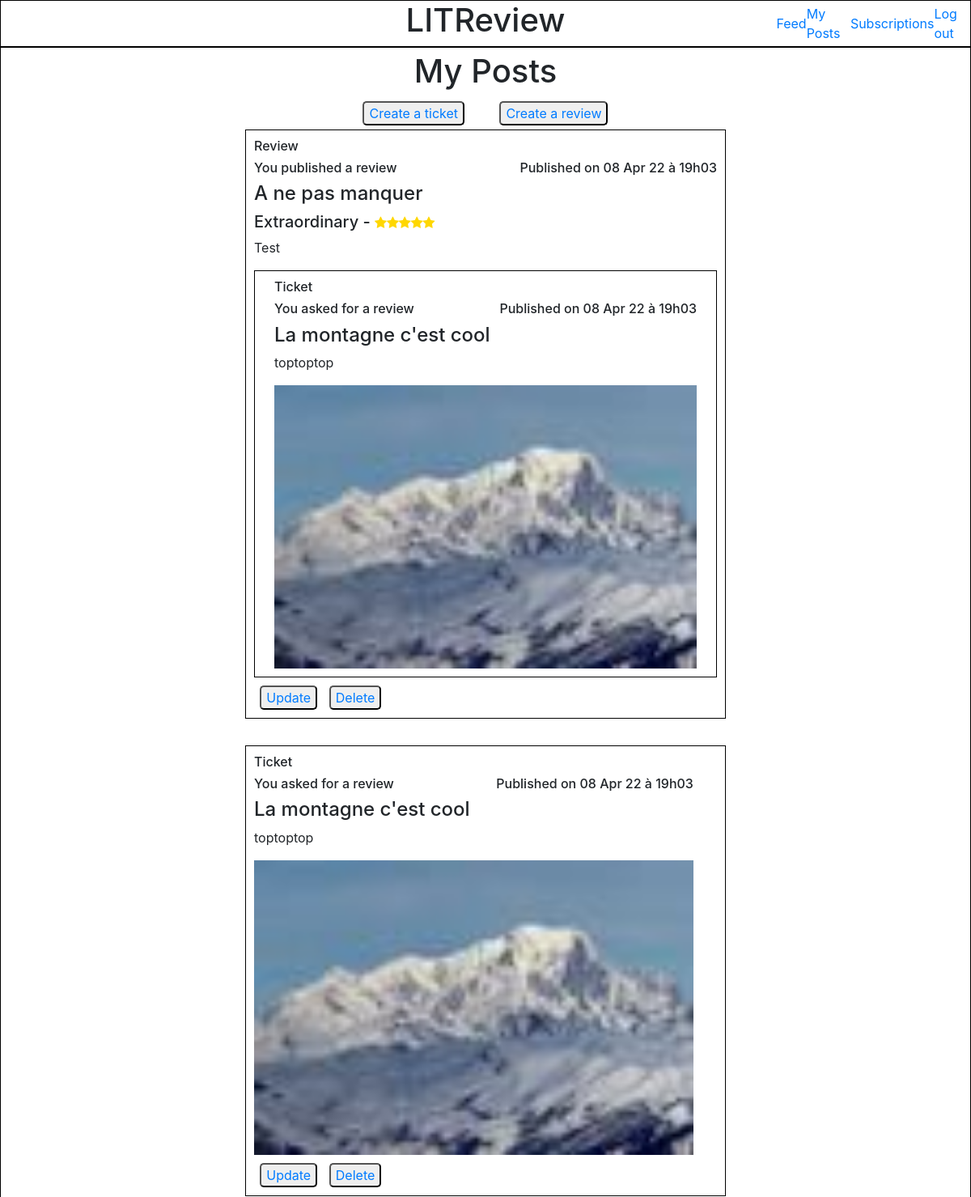
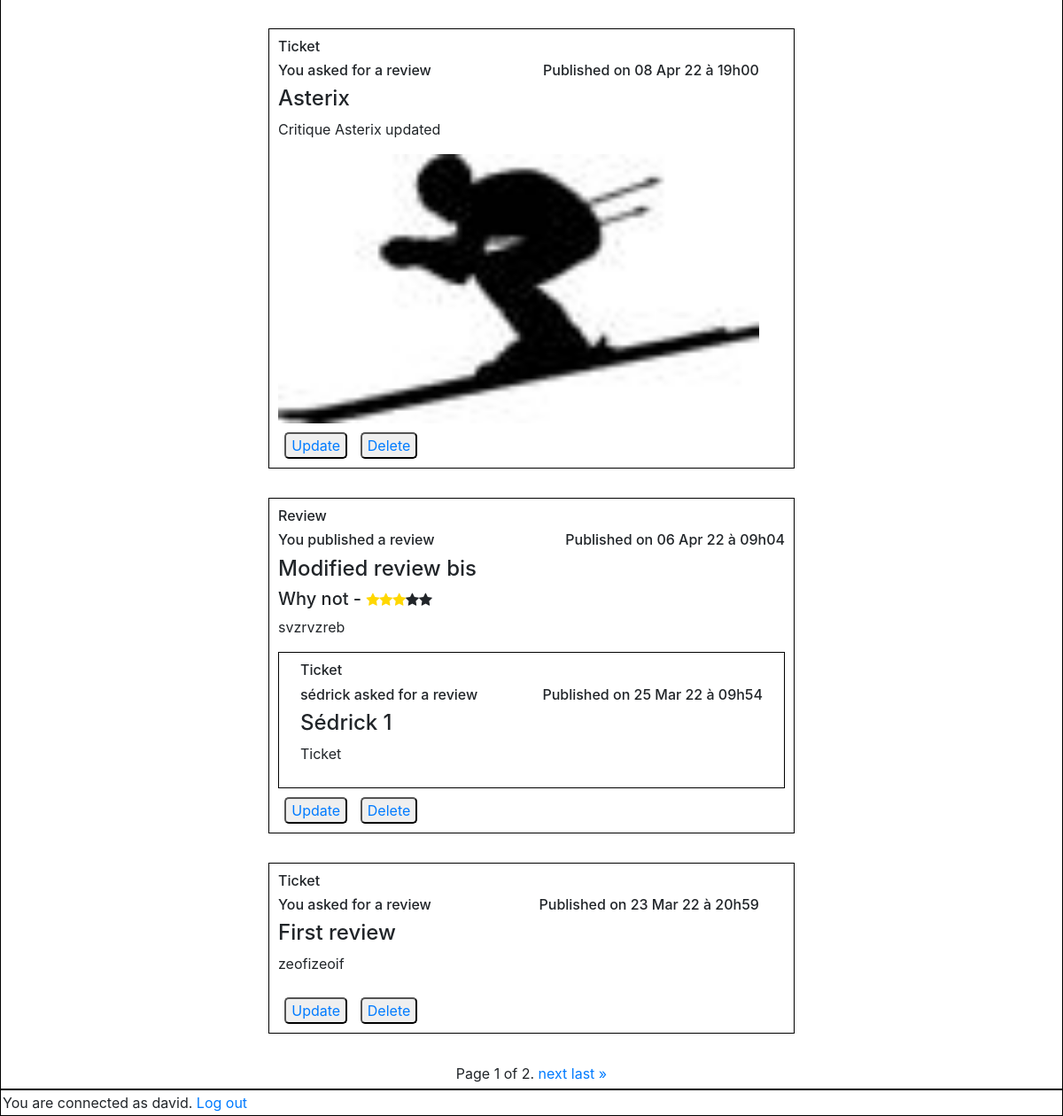
/my_posts_page/ (signed in), run on an earlier commit of the app's database (2 pictures, top to bottom).
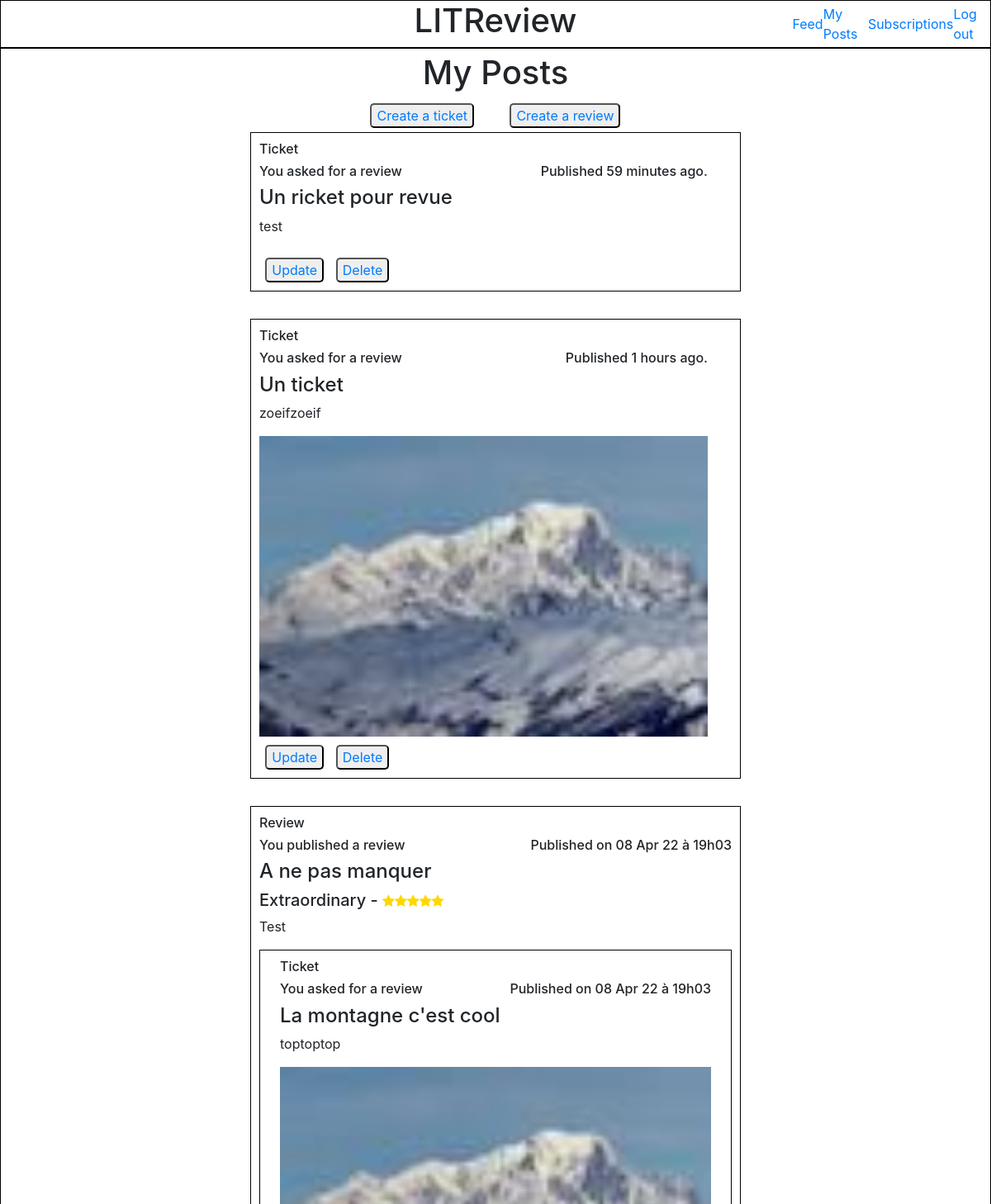
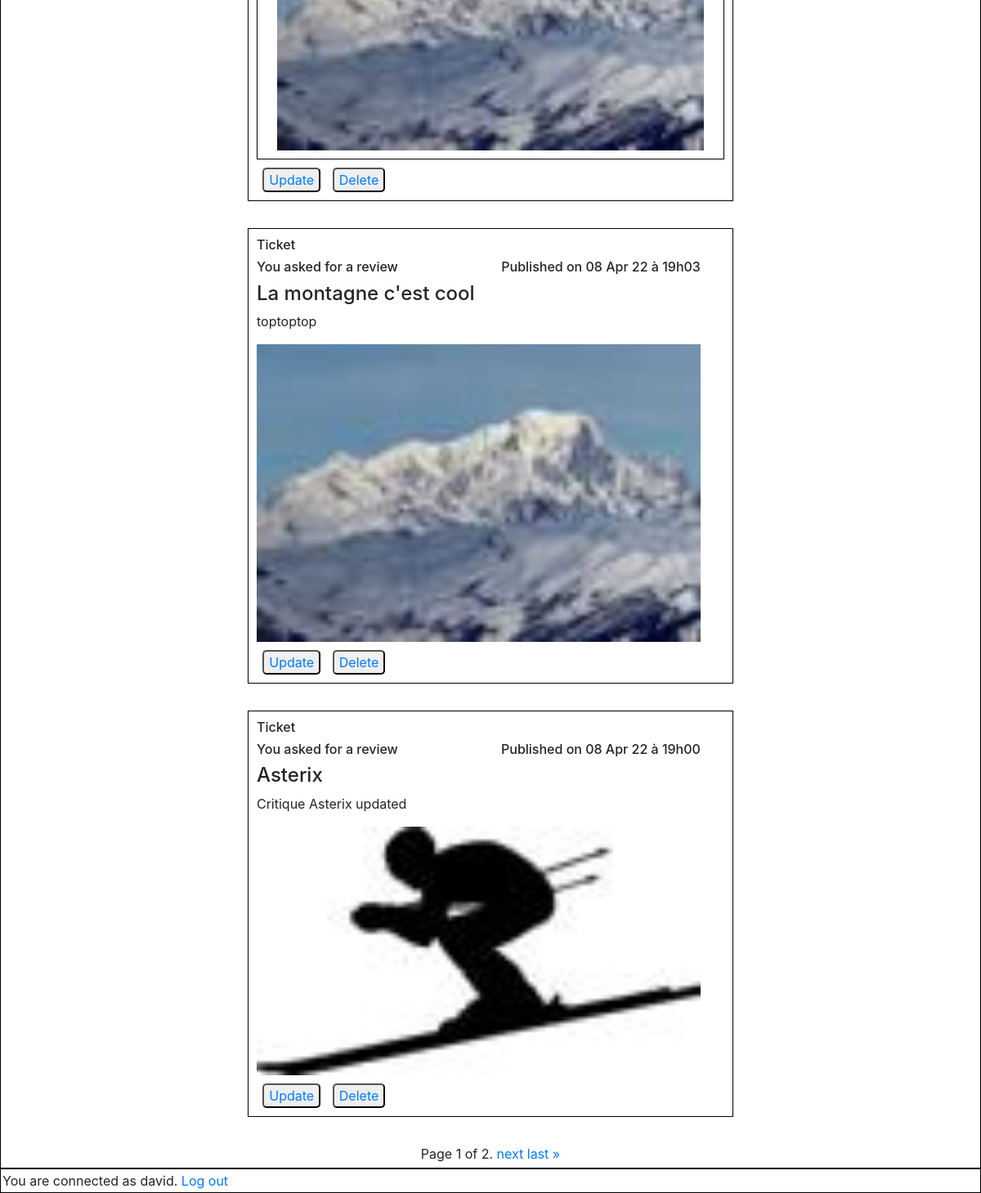
And on a later commit of the database (2 pictures, top to bottom).
### feedapp/models.py (models this page shows, shortened)
class Review(models.Model):
    ticket = models.ForeignKey(to=Ticket, null=True, on_delete=models.CASCADE)
    rating = models.PositiveSmallIntegerField(validators=[MinValueValidator(0), MaxValueValidator(5)])
    user = models.ForeignKey(settings.AUTH_USER_MODEL, on_delete=models.CASCADE)
    headline = models.CharField(max_length=128)
    body = models.TextField(max_length=8192)
    time_created = models.DateTimeField(auto_now_add=True)

class Ticket(models.Model):
    title = models.CharField(max_length=128)
    description = models.CharField(max_length=2048, blank=True)
    user = models.ForeignKey(settings.AUTH_USER_MODEL, on_delete=models.CASCADE)
    image = models.ImageField(null=True, blank=True)
    time_created = models.DateTimeField(auto_now_add=True)
    IMAGE_MAX_SIZE = (100, 100)

### authentication/models.py (models this page shows)
class User(AbstractUser):
    username = models.CharField(max_length=20, unique=True)
    USERNAME_FIELD = 'username'

### feedapp/views.py (the view)
# urls.py: path('my_posts_page/', my_posts_page, name='my_posts_page'),
@login_required
def my_posts_page(request):
    tickets = models.Ticket.objects.filter(user=request.user)
    reviews = models.Review.objects.filter(user=request.user)
    tickets = tickets.annotate(content_type=Value('TICKET', CharField()))
    reviews = reviews.annotate(content_type=Value('REVIEW', CharField()))
    posts = sorted(chain(tickets, reviews), key=lambda post: post.time_created, reverse=True)
    paginator = Paginator(posts, 5)
    page_number = request.GET.get('page')
    page_obj = paginator.get_page(page_number)
    return render(request, 'feedapp/my_posts_page.html', context={'page_obj': page_obj})

### feedapp/templatetags/feedapp_extras.py (called while the page is built)
@register.filter
def get_posted_at_display(posted_at):
    seconds_ago = (timezone.now() - posted_at).total_seconds()
    if seconds_ago <= HOUR:
        return f'Published {int(seconds_ago // MINUTE)} minutes ago.'
    elif seconds_ago <= DAY:
        return f'Published {int(seconds_ago // HOUR)} hours ago.'
    return f'Published on {posted_at.strftime("%d %b %y à %Hh%M")}'

@register.simple_tag(takes_context=True)
def get_poster_display(context, user):
    if user == context['user']:
        return 'You'
    return user.username

### feedapp/templates/feedapp/my_posts_page.html (shortened to what this page needs)
{% extends 'base.html' %}
{% load static %}
{% load feedapp_extras %}
    {% block content %}
        <div class="main_content">
            <h1>My Posts</h1>
            <div class="main_content_buttons">
                <button type="button" class="button_review_ticket"><a href="{% url 'create_ticket' %}">Create a ticket</a></button>
                <button type="button" class="button_review_ticket"><a href="{% url 'create_review' %}">Create a review</a></button>
            </div>
            {% for post in page_obj %}
                <div class="post">
                    {% if post.content_type == 'TICKET' %}
                        {% include 'feedapp/partials/ticket_snippet.html' with ticket=post %}
                            <div class="main_content_buttons">
                                <button type="submit" class="button_delete_update"><a href="{% url 'ticket_update' post.id %}">Update</a></button>
                                <button type="submit" class="button_delete_update"><a href="{% url 'delete_ticket_page' post.id %}">Delete</a> </button>
                            </div>
                    {% elif post.content_type == 'REVIEW' %}
                        {% include 'feedapp/partials/review_snippet.html' with review=post %}
                            <div class="main_content_buttons">
                                <button type="submit"class="button_delete_update"><a href="{% url 'review_update' post.id %}">Update</a></button>
                                <button type="submit" class="button_delete_update"><a href="{% url 'delete_review_page' post.id %}">Delete</a> </button>
                            </div>
                    {% endif %}
                </div>
            {% endfor %}
            <span>
            <span>
                Page {{ page_obj.number }} of {{ page_obj.paginator.num_pages }}.
            </span>
            {% if page_obj.has_next %}
                <a href="?page={{ page_obj.next_page_number }}">next</a>
                <a href="?page={{ page_obj.paginator.num_pages }}">last »</a>
            {% endif %}
            </span>
        </div>
    {% endblock content %}

### feedapp/templates/feedapp/partials/ticket_snippet.html
{% load static %}
{% load feedapp_extras %}
<div class="ticket">
    <h6>Ticket</h6>
    <div class="ticket_info">
        <h6>{% get_poster_display ticket.user %} asked for a review</h6>
        <h6>{{ ticket.time_created|get_posted_at_display }}</h6>
    </div>
    <h4>{{ ticket.title }}</h4>
    <p>{{ ticket.description }}</p>
    {% if ticket.image.url is not None %}
        <img src="{{ ticket.image.url }}">
    {% endif %}
</div>

### feedapp/templates/feedapp/partials/review_snippet.html (shortened to what this page needs)
{% load static %}
{% load feedapp_extras %}
<div class="review">
    <h6>Review</h6>
    <div class="review_info">
        <h6>{% get_poster_display review.user%} published a review</h6>
        <h6>{{ review.time_created|get_posted_at_display }}</h6>
    </div>
    <h4>{{ review.headline }}</h4>
    <div class="review_rating">
        {% if review.rating == 5 %}
            <h5>Extraordinary -&nbsp </h5>
            <i class="fa fa-star checked"></i>
            <i class="fa fa-star checked"></i>
            <i class="fa fa-star checked"></i>
            <i class="fa fa-star checked"></i>
            <i class="fa fa-star checked"></i>
        {% elif review.rating == 3 %}
            <h5>Why not -&nbsp </h5>
            <i class="fa fa-star checked"></i>
            <i class="fa fa-star checked"></i>
            <i class="fa fa-star checked"></i>
            <i class="fa fa-star"></i>
            <i class="fa fa-star"></i>
        {% endif %}
    </div>
    <p>{{ review.body }}</p>
    <div class="ticket_area">
        {% if review.ticket %}
            {% include 'feedapp/partials/ticket_snippet.html' with ticket=review.ticket %}
        {% endif %}
    </div>
</div>

What changed in the data, as far as the page shows it:
no longer on this page (row unchanged): Review: user "You", time_created|get_posted_at_display "Published on 06 Apr 22 à 09h04", headline "Modified review bis", rating "Why not -", body "svzrvzreb"
no longer on this page (row unchanged): Ticket: user.username "sédrick", time_created|get_posted_at_display "Published on 25 Mar 22 à 09h54", title "Sédrick 1", description "Ticket"
no longer on this page (row unchanged): Ticket: user "You", time_created|get_posted_at_display "Published on 23 Mar 22 à 20h59", title "First review", description "zeofizeoif"
added Ticket: user "You", time_created|get_posted_at_display "Published 59 minutes ago.", title "Un ricket pour revue", description "test"
added Ticket: user "You", time_created|get_posted_at_display "Published 1 hours ago.", title "Un ticket", description "zoeifzoeif", image (picture)
